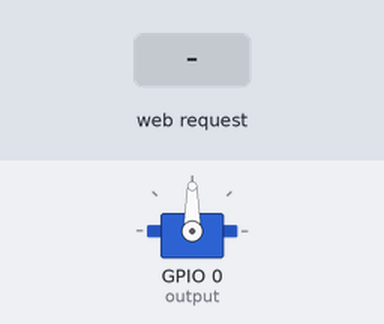
Recording of a sketch running on a simulated ESP8266 (NodeMCU). Parts: servo. Inputs (shaded band) come from the test bench. WiFi joins after 1.5 s; servers stay silent unless stated; what the sketch prints to the serial monitor is not drawn.

Above: at 2.7 s.
2.8 s: HTTP request GET /on received
At 3.8 s:
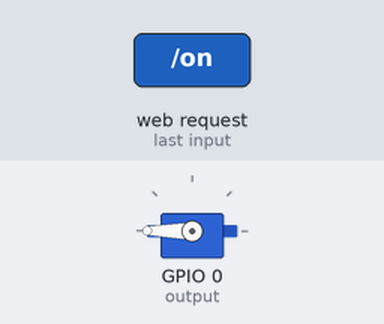
4.3 s: HTTP request GET /off received
At 5.0 s:
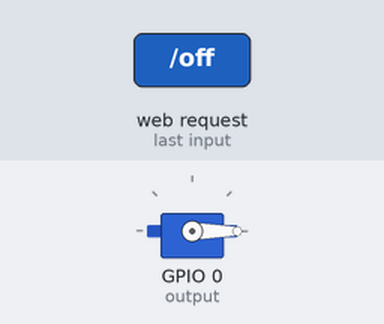
Timing chart, 0 to 7.3 s (numbered marks = the images above; inputs shaded):
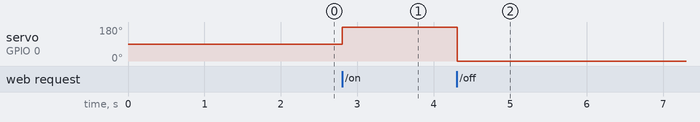

Measured:
- after the input at 2.8 s, servo on GPIO 0 (output): 90° → 180° at once
- after the input at 4.3 s, servo on GPIO 0 (output): 180° → 0° at once

The sketch:

node-mcu-server-browser-servo-controll.ino
```cpp
#ifdef ESP32
  #include <WiFi.h>
  #include <AsyncTCP.h>
#else
  #include <ESP8266WiFi.h>
  #include <ESPAsyncTCP.h>
#endif
#include <ESPAsyncWebServer.h>

// Library Manager -> napsat Servo -> install
#include <Servo.h>

// REPLACE WITH YOUR NETWORK CREDENTIALS
const char* ssid = "INFOS_Peska";
const char* password = "jirela2002len";

const int output = 0;
Servo s1;

// HTML web page
const char index_html[] PROGMEM = R"rawliteral(
<!DOCTYPE HTML><html>
  <head>
    <title>ESP Pushbutton Web Server</title>
    <meta name="viewport" content="width=device-width, initial-scale=1">
    <style>
      body { font-family: Arial; text-align: center; margin:0px auto; padding-top: 30px;}
      .button {
        padding: 10px 20px;
        font-size: 24px;
        text-align: center;
        outline: none;
        color: #fff;
        background-color: #2f4468;
        border: none;
        border-radius: 5px;
        box-shadow: 0 6px #999;
        cursor: pointer;
        -webkit-touch-callout: none;
        -webkit-user-select: none;
        -khtml-user-select: none;
        -moz-user-select: none;
        -ms-user-select: none;
        user-select: none;
        -webkit-tap-highlight-color: rgba(0,0,0,0);
      }
      .button:hover {background-color: #1f2e45}
      .button:active {
        background-color: #1f2e45;
        box-shadow: 0 4px #666;
        transform: translateY(2px);
      }
    </style>
  </head>
  <body>
    <h1>ESP Pushbutton Web Server</h1>
    <button class="button" onmousedown="toggleCheckbox('on');" ontouchstart="toggleCheckbox('on');" onmouseup="toggleCheckbox('off');" ontouchend="toggleCheckbox('off');">LED PUSHBUTTON</button>
   <script>
   function toggleCheckbox(x) {
     var xhr = new XMLHttpRequest();
     xhr.open("GET", "/" + x, true);
     xhr.send();
   }
  </script>
  </body>
</html>)rawliteral";

void notFound(AsyncWebServerRequest *request) {
  request->send(404, "text/plain", "Not found");
}

AsyncWebServer server(80);

void setup() {
  Serial.begin(9600);
  s1.attach(output);
  WiFi.mode(WIFI_STA);
  WiFi.begin(ssid, password);
  if (WiFi.waitForConnectResult() != WL_CONNECTED) {
    Serial.println("WiFi Failed!");
    return;
  }
  Serial.println();
  Serial.print("ESP IP Address: http://");
  Serial.println(WiFi.localIP());

  pinMode(output, OUTPUT);
  digitalWrite(output, LOW);

  // Send web page to client
  server.on("/", HTTP_GET, [](AsyncWebServerRequest *request){
    request->send_P(200, "text/html", index_html);
  });

  // Receive an HTTP GET request
  server.on("/on", HTTP_GET, [] (AsyncWebServerRequest *request) {
    //digitalWrite(output, HIGH);
    s1.write(180);
    request->send(200, "text/plain", "ok");
  });

  // Receive an HTTP GET request
  server.on("/off", HTTP_GET, [] (AsyncWebServerRequest *request) {
    //digitalWrite(output, LOW);
    s1.write(0);
    request->send(200, "text/plain", "ok");
  });

  server.onNotFound(notFound);
  server.begin();
}

void loop() {

}
```
